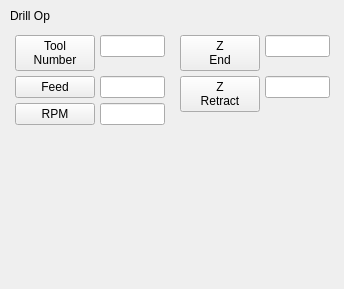
                      <widget class="QWidget" name="page_25">
                       <widget class="QLabel" name="label_27">
                        <property name="geometry">
                         <rect>
                          <x>10</x>
                          <y>5</y>
                          <width>61</width>
                          <height>21</height>
                         </rect>
                        </property>
                        <property name="text">
                         <string>Drill Op</string>
                        </property>
                       </widget>
                       <widget class="QWidget" name="formWidget_3" native="true">
                        <property name="geometry">
                         <rect>
                          <x>175</x>
                          <y>30</y>
                          <width>160</width>
                          <height>250</height>
                         </rect>
                        </property>
                        <layout class="QFormLayout" name="formLayout_4">
                         <property name="formAlignment">
                          <set>Qt::AlignLeading|Qt::AlignLeft|Qt::AlignTop</set>
                         </property>
                         <property name="horizontalSpacing">
                          <number>5</number>
                         </property>
                         <property name="verticalSpacing">
                          <number>5</number>
                         </property>
                         <property name="leftMargin">
                          <number>5</number>
                         </property>
                         <property name="topMargin">
                          <number>5</number>
                         </property>
                         <property name="rightMargin">
                          <number>5</number>
                         </property>
                         <property name="bottomMargin">
                          <number>5</number>
                         </property>
                         <item row="0" column="0">
                          <widget class="QPushButton" name="pushButton_116">
                           <property name="text">
                            <string>Z
End</string>
                           </property>
                           <property name="checkable">
                            <bool>true</bool>
                           </property>
                           <property name="labelName" stdset="0">
                            <string>drillZEndLbl</string>
                           </property>
                           <attribute name="buttonGroup">
                            <string notr="true">holeOpBtnGrp</string>
                           </attribute>
                          </widget>
                         </item>
                         <item row="0" column="1">
                          <widget class="QLineEdit" name="drillZEndLbl"/>
                         </item>
                         <item row="1" column="0">
                          <widget class="QPushButton" name="pushButton_125">
                           <property name="text">
                            <string>Z
Retract</string>
                           </property>
                           <property name="checkable">
                            <bool>true</bool>
                           </property>
                           <property name="labelName" stdset="0">
                            <string>drillZRetractLbl</string>
                           </property>
                           <attribute name="buttonGroup">
                            <string notr="true">holeOpBtnGrp</string>
                           </attribute>
                          </widget>
                         </item>
                         <item row="1" column="1">
                          <widget class="QLineEdit" name="drillZRetractLbl"/>
                         </item>
                        </layout>
                       </widget>
                       <widget class="QWidget" name="formWidget_4" native="true">
                        <property name="geometry">
                         <rect>
                          <x>10</x>
                          <y>30</y>
                          <width>160</width>
                          <height>250</height>
                         </rect>
                        </property>
                        <layout class="QFormLayout" name="formLayout_5">
                         <property name="formAlignment">
                          <set>Qt::AlignLeading|Qt::AlignLeft|Qt::AlignTop</set>
                         </property>
                         <property name="horizontalSpacing">
                          <number>5</number>
                         </property>
                         <property name="verticalSpacing">
                          <number>5</number>
                         </property>
                         <property name="leftMargin">
                          <number>5</number>
                         </property>
                         <property name="topMargin">
                          <number>5</number>
                         </property>
                         <property name="rightMargin">
                          <number>5</number>
                         </property>
                         <property name="bottomMargin">
                          <number>5</number>
                         </property>
                         <item row="0" column="0">
                          <widget class="QPushButton" name="pushButton_76">
                           <property name="text">
                            <string>Tool
Number</string>
                           </property>
                           <property name="checkable">
                            <bool>true</bool>
                           </property>
                           <property name="labelName" stdset="0">
                            <string>drillToolLbl</string>
                           </property>
                           <attribute name="buttonGroup">
                            <string notr="true">holeOpBtnGrp</string>
                           </attribute>
                          </widget>
                         </item>
                         <item row="0" column="1">
                          <widget class="QLineEdit" name="drillToolLbl"/>
                         </item>
                         <item row="1" column="0">
                          <widget class="QPushButton" name="pushButton_128">
                           <property name="text">
                            <string>Feed</string>
                           </property>
                           <property name="checkable">
                            <bool>true</bool>
                           </property>
                           <property name="labelName" stdset="0">
                            <string>drillFeedLbl</string>
                           </property>
                           <attribute name="buttonGroup">
                            <string notr="true">holeOpBtnGrp</string>
                           </attribute>
                          </widget>
                         </item>
                         <item row="1" column="1">
                          <widget class="QLineEdit" name="drillFeedLbl"/>
                         </item>
                         <item row="2" column="0">
                          <widget class="QPushButton" name="pushButton_129">
                           <property name="text">
                            <string>RPM</string>
                           </property>
                           <property name="checkable">
                            <bool>true</bool>
                           </property>
                           <property name="labelName" stdset="0">
                            <string>drillRpmLbl</string>
                           </property>
                           <attribute name="buttonGroup">
                            <string notr="true">holeOpBtnGrp</string>
                           </attribute>
                          </widget>
                         </item>
                         <item row="2" column="1">
                          <widget class="QLineEdit" name="drillRpmLbl"/>
                         </item>
                        </layout>
                       </widget>
                      </widget>
